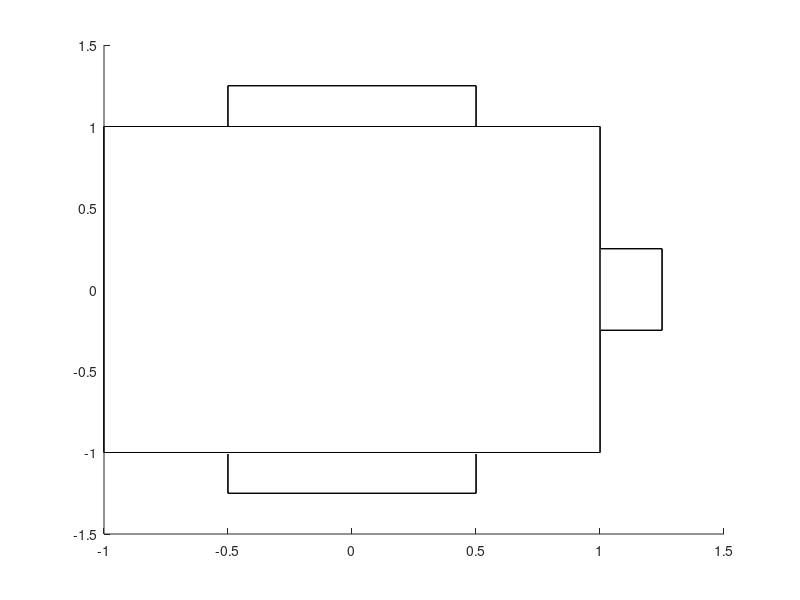

This figure's MATLAB source:
function head3dPatch = head3dModel()
%HEAD3DMODEL Generate crude 3d polygon model of human head
%
%   HEAD3DPATCH = HEAD3DMODEL() returns a crude 3d model
%   of a human head

% define 3D head model outline
vert = [1,1;-1,1;-1,-1;1,-1];

vert = [vert, 3/2 * ones(size(vert,1),1);
        vert, -3/2 * ones(size(vert,1),1)];
       
fac = [1:4; 5:8];

fac = [fac; NaN * ones(4,4)];

fac(3,1:4) = [1,4,8,5];
fac(4,1:4) = [1,2,6,5];
fac(5,1:4) = [2,3,7,6];
fac(6,1:4) = [3,4,8,7];

% define 3D model headset
% right ear
vert = [vert; horzcat([5/4,1/2; 1,1/2; 1,-1/2; 5/4,...
        -1/2],1/2*ones(4,1))];

vert = [vert; vert(end-3:end,1:2), -1/2*ones(4,1)];

fac = [fac; NaN * ones(5,4)];

fac(7,1:4) = 9:12;
fac(8,1:4) = 13:16;
fac(9,1:4) = [9,10,14,13];
fac(10,1:4) = [11,12,16,15];
fac(11,1:4) = [9,12,16,13];

% left ear
vert = [vert;
        horzcat([-1,1/2;-5/4,1/2;-5/4,...
        -1/2;-1,-1/2],1/2*ones(4,1))];

vert = [vert; vert(end-3:end,1:2), -1/2*ones(4,1)];

fac = [fac; NaN * ones(5,4)];

fac(12,1:4) = 17:20;
fac(13,1:4) = 21:24;
fac(14,1:4) = [17,18,22,21];
fac(15,1:4) = [19,20,24,23];
fac(16,1:4) = [18,19,23,22];

% nose
vert = [vert; 1/4,5/4,1/4; -1/4,5/4,1/4; -1/4,1,1/4;
        1/4,1,1/4; 1/4,5/4,-1/4; -1/4,5/4,-1/4;
        -1/4,1,-1/4; 1/4,1,-1/4;];

fac = [fac; NaN * ones(5,4)];

fac(17,1:4) = 25:28;
fac(18,1:4) = 29:32;
fac(19,1:4) = [25,28,32,29];
fac(20,1:4) = [26,27,31,30];
fac(21,1:4) = [25,26,30,29];

% eyes

vert = [vert; 3/4,1,1; 1/4,1,1; 3/4,1,3/4; 1/4,1,3/4;
        -3/4,1,1; -1/4,1,1; -3/4,1,3/4; -1/4,1,3/4];

fac = [fac; NaN * ones(2,4)];
    
fac(22,1:4) = [33,34,36,35];
fac(23,1:4) = [37,38,40,39];

% mouth

vert = [vert; 3/4,1,0; 1/4,1,-3/4; -1/4,1,-3/4; -3/4,1,0;
        3/4,1,-1/4; 1/4,1,-1; -1/4,1,-1; -3/4,1,-1/4];

fac = [fac; NaN * ones(1,4)];

fac = horzcat(fac, NaN * ones(size(fac,1),4));

fac(24,:) = [41,42,43,44,48,47,46,45];

% color model

facColors = ones(24,3);

facColors(22:24,:) = zeros(3,3);

facColors(1,:) = zeros(1,1);

% rotate 90 degrees clockwise

angle = deg2rad(-90);

rotMat = [cos(angle), -sin(angle), 0;
          sin(angle), cos(angle), 0;
          0, 0, 1];
      
vert = (rotMat * vert')';

% rotate 180 degrees about x axis

rotMat = [1,0,0;0,cos(pi),-sin(pi);0,sin(pi),cos(pi)];

vert = (rotMat * vert')';

% build 3D model
head3dPatch = patch('Vertices', vert, 'Faces', fac,...
                    'FaceVertexCData', facColors,...
                    'FaceColor', 'flat','AmbientStrength',.9);


end